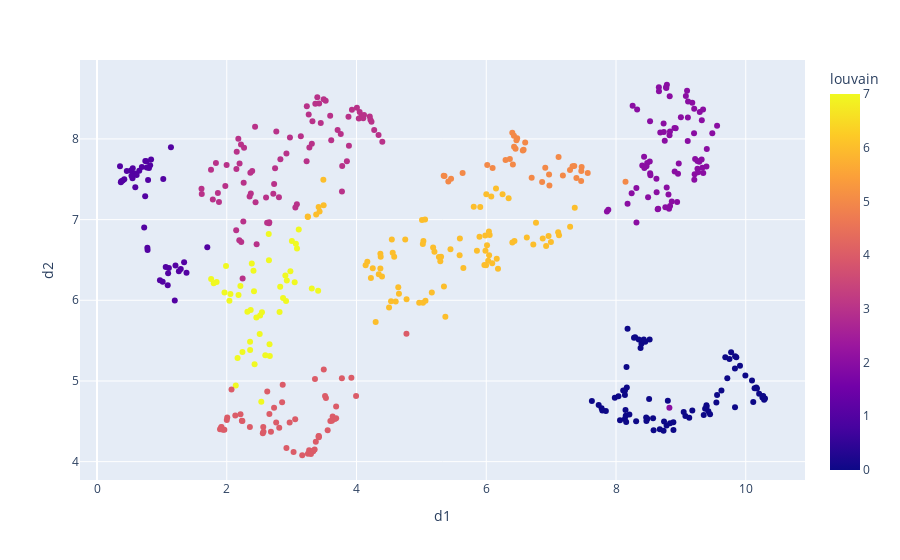

Notebook source saved alongside this figure:
### Code cell
node_mapper = out["neuron_id"].to_dict()

G = nx.from_scipy_sparse_matrix(mod.graph_)
G = nx.relabel_nodes(G, mapping=node_mapper)
partition  = community.best_partition(G, resolution=1, random_state=1)


out["louvain"] = out.neuron_id.map(partition)
    
px.scatter(out, x="d1", y="d2", color="louvain", hover_data=["neuron_id", "louvain"])

### Figure 1 — Plotly figure (JSON) as saved in the notebook; plotly's stock layout.template omitted (floating-point values rounded to 4 significant figures; data arrays with more than 128 entries replaced by an {"elided": "..."} marker saying what was removed)
{"data": [{"customdata": {"elided": "481x2 int values"}, "hovertemplate": "d1=%{x}<br>d2=%{y}<br>neuron_id=%{customdata[0]}<br>louvain=%{marker.color}<extra></extra>", "legendgroup": "", "marker": {"color": {"elided": "481 int values"}, "coloraxis": "coloraxis", "symbol": "circle"}, "mode": "markers", "name": "", "orientation": "v", "showlegend": false, "type": "scatter", "x": {"elided": "481 float values"}, "xaxis": "x", "y": {"elided": "481 float values"}, "yaxis": "y"}], "layout": {"coloraxis": {"colorbar": {"title": {"text": "louvain"}}, "colorscale": [[0, "#0d0887"], [0.1111, "#46039f"], [0.2222, "#7201a8"], [0.3333, "#9c179e"], [0.4444, "#bd3786"], [0.5556, "#d8576b"], [0.6667, "#ed7953"], [0.7778, "#fb9f3a"], [0.8889, "#fdca26"], [1, "#f0f921"]]}, "legend": {"tracegroupgap": 0}, "margin": {"t": 60}, "xaxis": {"anchor": "y", "domain": [0, 1], "title": {"text": "d1"}}, "yaxis": {"anchor": "x", "domain": [0, 1], "title": {"text": "d2"}}}}
